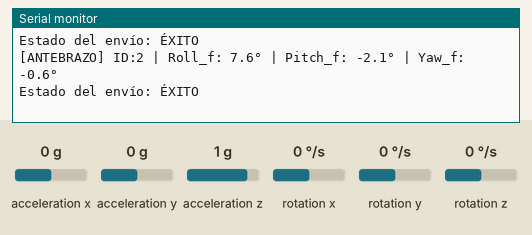
Recording of a sketch running on a simulated ESP32. Shown: the last lines printed to the serial monitor. Wiring (inferred from the names in the program): MPU-9250 motion sensor at I2C address 0x68. The inputs (shaded band) are chosen by the test bench; at power-on: acceleration x 0 g, acceleration y 0 g, acceleration z 1 g, rotation x 0 °/s, rotation y 0 °/s, rotation z 0 °/s.

Above: at 2.3 s.
2.4 s: acceleration x set to -1.4 g
At 2.45 s:
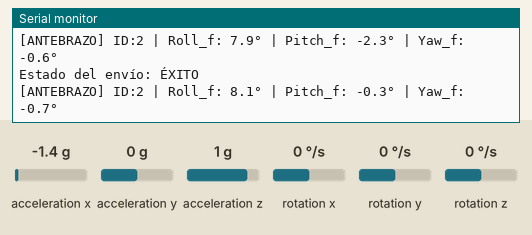
5.4 s: acceleration y set to -1.4 g
At 5.42 s:
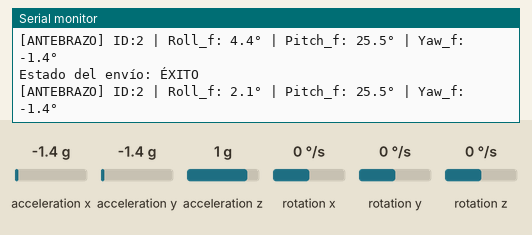
6.9 s: acceleration z set to -1.4 g
At 6.96 s:
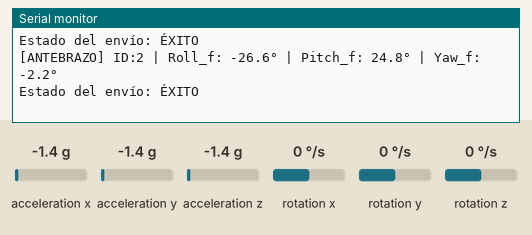
8.4 s: rotation x set to -192 °/s
At 8.49 s:
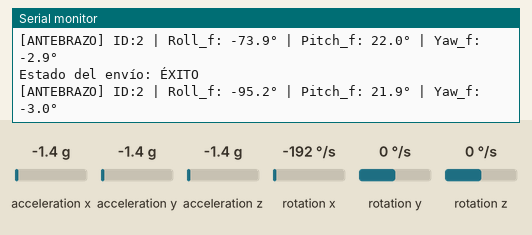
9.9 s: rotation y set to -192 °/s
At 9.93 s:
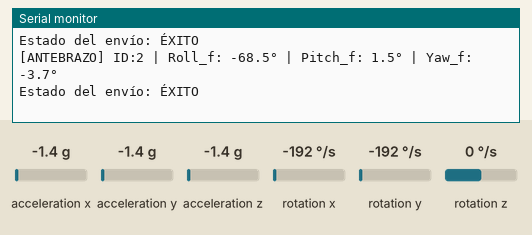
Timing chart, 0 to 12.4 s (numbered marks = the images above; inputs shaded):
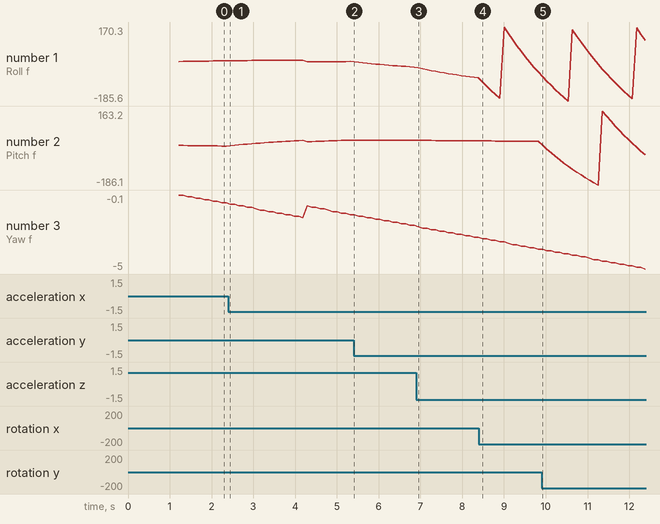

Measured:
- after the input at 2.4 s, the serial monitor: prints a new line after 0.05 s (image 1)
- after the input at 5.4 s, the serial monitor: prints a new line at once (image 2)
- after the input at 6.9 s, the serial monitor: prints a new line after 0.05 s (image 3)
- after the input at 8.4 s, the serial monitor: prints a new line after 0.09 s (image 4)
- after the input at 9.9 s, the serial monitor: prints a new line at once (image 5)
- plotted number 1: 4.4 → -22.1 after the input at 5.4 s, -22.1 → -73.9 after the input at 6.9 s, -73.9 → -46.1 after the input at 8.4 s, -46.1 → 106.8 after the input at 9.9 s
- plotted number 2: -2.3 → 25.5 after the input at 2.4 s, 25.5 → 25.1 after the input at 5.4 s, 20.5 → -43.6 after the input at 9.9 s

The sketch:

node_forearm.ino
```cpp
#include <WiFi.h>
#include <esp_now.h>

#include "sensor_MPU9250.h"

// Dirección MAC del Master Node
uint8_t broadcastAddress[] = {0x8C, 0x4F, 0x00, 0xAD, 0x68, 0x6C};

// Estructura específica para el antebrazo (solo datos de orientación)
typedef struct struct_message_forearm {
    float roll_f;
    float pitch_f;
    float yaw_f;
    int node_id;  // Identificador: 2 para antebrazo
} struct_message_forearm;

struct_message_forearm myData;

// Sensor MPU9250 (usa la misma librería que el nodo brazo)
MyMPU9250 mpu;

void OnDataSent(const wifi_tx_info_t *tx_info, esp_now_send_status_t status) {
    Serial.print("Estado del envío: ");
    Serial.println(status == ESP_NOW_SEND_SUCCESS ? "ÉXITO" : "FALLO");
}

void setup() {
    Serial.begin(115200);
    delay(1000); // Esperar a que el monitor serial se conecte

    WiFi.mode(WIFI_STA);

    if (esp_now_init() != ESP_OK) {
        Serial.println("Error inicializando ESP-NOW");
        return;
    }

    esp_now_register_send_cb(OnDataSent);

    esp_now_peer_info_t peerInfo = {};
    memcpy(peerInfo.peer_addr, broadcastAddress, 6);
    peerInfo.channel = 0;
    peerInfo.encrypt = false;

    if (esp_now_add_peer(&peerInfo) != ESP_OK) {
        Serial.println("Error agregando peer");
        return;
    }

    // Configurar ID del nodo (2 = antebrazo)
    myData.node_id = 2;

    // Inicializar sensor MPU REAL
    mpu.begin();

    Serial.println("Nodo ANTEBRAZO iniciado - Usando sensor MPU9250 REAL");
    Serial.println("Enviando datos absolutos (roll_f, pitch_f, yaw_f)");
    Serial.println("=================================");
}

void loop() {
    // Obtener datos del MPU9250 real
    Orientation mpuData = mpu.getData();

    // Llenar la estructura con datos absolutos del sensor
    myData.roll_f = mpuData.roll;
    myData.pitch_f = mpuData.pitch;
    myData.yaw_f = mpuData.yaw;

    // Enviar por ESP-NOW
    esp_err_t result = esp_now_send(broadcastAddress, (uint8_t *)&myData, sizeof(myData));

    // Mostrar valores (incluso durante calibración)
    Serial.print("[ANTEBRAZO] ID:"); Serial.print(myData.node_id);
    Serial.print(" | Roll_f: "); Serial.print(myData.roll_f, 1);
    Serial.print("° | Pitch_f: "); Serial.print(myData.pitch_f, 1);
    Serial.print("° | Yaw_f: "); Serial.print(myData.yaw_f, 1);
    Serial.println("°");

    if (result != ESP_OK) {
        Serial.println(" [ERROR ENVIO]");
    }

    delay(100); // 100ms para ver cambios durante calibración
}
```

sensor_MPU9250.h
```cpp
#ifndef SENSOR_MPU9250_H
#define SENSOR_MPU9250_H

#include <Arduino.h>
#include <Wire.h>
#include <math.h>

struct Orientation {
    float yaw;
    float pitch;
    float roll;
};

class MyMPU9250 {
private:
    const int SDA_PIN = 1;
    const int SCL_PIN = 0;
    const int MPU_ADDR = 0x68;

    const float ACCEL_SCALE = 16384.0;
    const float GYRO_SCALE = 131.0;

    const float GYRO_BIAS_X = -610.44;
    const float GYRO_BIAS_Y = 508.60;
    const float GYRO_BIAS_Z = 80.15;

    const float ACC_BIAS_X = 335.62;
    const float ACC_BIAS_Y = -901.03;
    const float ACC_BIAS_Z = 1739.45;

    // 🔹 NUEVO: umbral de zona muerta (ajustable)
    const float GYRO_DEADBAND = 0.1;

    int16_t axRaw, ayRaw, azRaw, gxRaw, gyRaw, gzRaw;

    float roll = 0, pitch = 0, yaw = 0;
    float rollOffset = 0, pitchOffset = 0, yawOffset = 0;

    bool calibrated = false;
    bool firstRead = true;

    unsigned long prevTime = 0;
    unsigned long calibrationStart = 0;

    float rollSum = 0, pitchSum = 0, yawSum = 0;
    int calibrationSamples = 0;

    void readMPU() {
        Wire.beginTransmission(MPU_ADDR);
        Wire.write(0x3B);
        Wire.endTransmission(false);
        Wire.requestFrom(MPU_ADDR, 14, true);

        axRaw = Wire.read() << 8 | Wire.read();
        ayRaw = Wire.read() << 8 | Wire.read();
        azRaw = Wire.read() << 8 | Wire.read();
        Wire.read(); Wire.read();
        gxRaw = Wire.read() << 8 | Wire.read();
        gyRaw = Wire.read() << 8 | Wire.read();
        gzRaw = Wire.read() << 8 | Wire.read();
    }

    float normalizeAngle(float angle) {
        while (angle > 180) angle -= 360;
        while (angle < -180) angle += 360;
        return angle;
    }

    // 🔹 NUEVO: deadband suave (evita saltos bruscos)
    float applyDeadband(float value, float threshold) {
        if (abs(value) < threshold) return 0;
        return value - (value > 0 ? threshold : -threshold);
    }

public:
    void begin() {
        Serial.println("Iniciando MPU9250...");

        Wire.begin(SDA_PIN, SCL_PIN);

        Wire.beginTransmission(MPU_ADDR);
        Wire.write(0x6B);
        Wire.write(0x00);
        Wire.endTransmission();

        delay(100);

        readMPU();

        float ax = (axRaw - ACC_BIAS_X) / ACCEL_SCALE;
        float ay = (ayRaw - ACC_BIAS_Y) / ACCEL_SCALE;
        float az = (azRaw - ACC_BIAS_Z) / ACCEL_SCALE;

        roll = atan2(ay, az) * 180.0 / PI;
        pitch = atan2(-ax, sqrt(ay * ay + az * az)) * 180.0 / PI;
        yaw = 0;

        prevTime = micros();
        calibrationStart = millis();

        firstRead = true;

        Serial.println("Calibrando 3 segundos...");
    }

    Orientation getData() {
        unsigned long now = micros();
        float dt = (now - prevTime) / 1000000.0;
        prevTime = now;

        if (dt <= 0 || dt > 0.5) dt = 0.01;

        readMPU();

        float gx = (gxRaw - GYRO_BIAS_X) / GYRO_SCALE;
        float gy = (gyRaw - GYRO_BIAS_Y) / GYRO_SCALE;
        float gz = (gzRaw - GYRO_BIAS_Z) / GYRO_SCALE;

        // 🔥 APLICACIÓN DEL DEADBAND (AQUÍ ESTÁ LA CLAVE)
        gx = applyDeadband(gx, GYRO_DEADBAND);
        gy = applyDeadband(gy, GYRO_DEADBAND);
        gz = applyDeadband(gz, GYRO_DEADBAND);

        float ax = (axRaw - ACC_BIAS_X) / ACCEL_SCALE;
        float ay = (ayRaw - ACC_BIAS_Y) / ACCEL_SCALE;
        float az = (azRaw - ACC_BIAS_Z) / ACCEL_SCALE;

        float accRoll = atan2(ay, az) * 180.0 / PI;
        float accPitch = atan2(-ax, sqrt(ay * ay + az * az)) * 180.0 / PI;

        if (firstRead) {
            roll = accRoll;
            pitch = accPitch;
            yaw = 0;
            firstRead = false;
        } else {
            // Filtro complementario (igual que tu versión)
            roll = normalizeAngle(0.96 * (roll + gx * dt) + 0.04 * accRoll);
            pitch = normalizeAngle(0.96 * (pitch + gy * dt) + 0.04 * accPitch);

            // Integración yaw (ahora con menos drift)
            yaw += gz * dt;
            yaw = normalizeAngle(yaw);
        }

        Orientation data;

        if (!calibrated) {
            rollSum += roll;
            pitchSum += pitch;
            yawSum += yaw;
            calibrationSamples++;

            if (millis() - calibrationStart > 3000) {
                rollOffset = rollSum / calibrationSamples;
                pitchOffset = pitchSum / calibrationSamples;
                yawOffset = yawSum / calibrationSamples;

                calibrated = true;
                Serial.println("Calibración completa");
            }

            data.roll = roll;
            data.pitch = pitch;
            data.yaw = yaw;

        } else {
            data.roll = roll - rollOffset;
            data.pitch = pitch - pitchOffset;
            data.yaw = yaw - yawOffset;
        }

        return data;
    }
};

#endif
```
